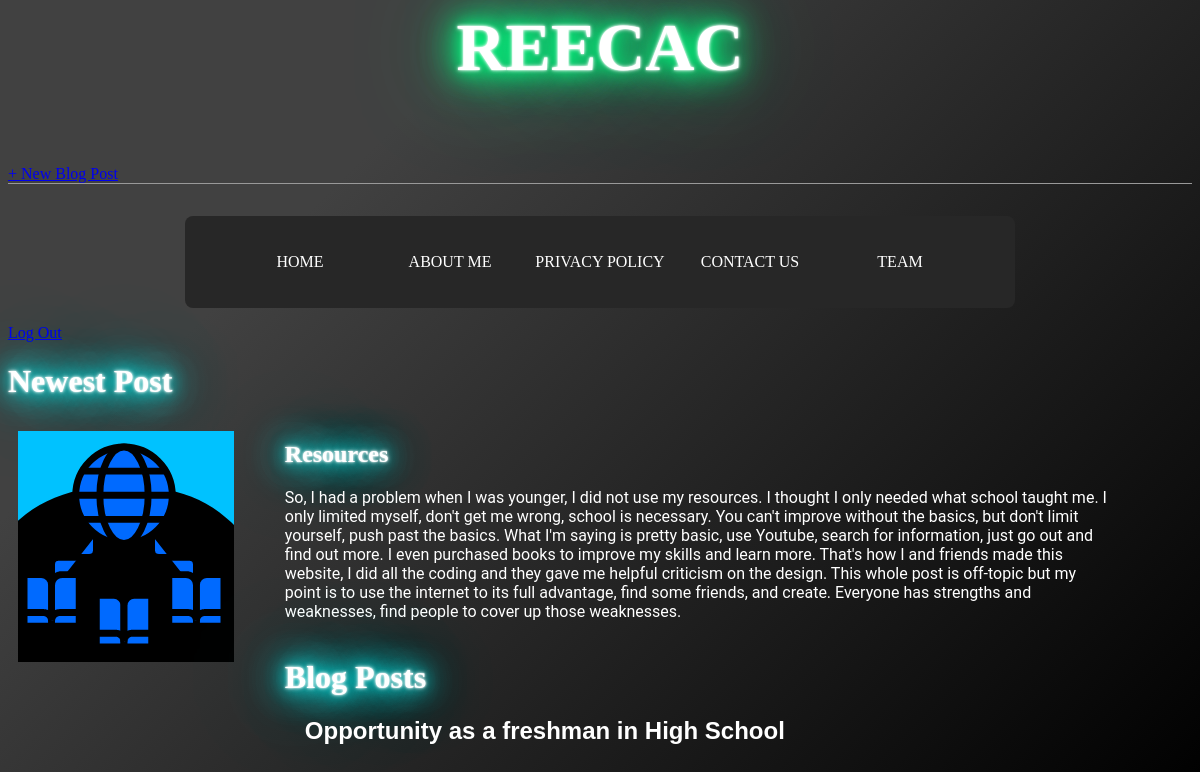
The app's page / (signed in) with its own data.
### blog/models.py (models this page shows, shortened)
class Post(models.Model):
    title = models.CharField(max_length=200)
    author = models.ForeignKey(
        'auth.User',
        on_delete=models.CASCADE,
    )
    body = models.TextField()
    img = models.CharField(max_length=60)

### blog/views.py (the view)
# urls.py: path('', BlogListView.as_view(), name='home'),
class BlogListView(ListView):
    model = Post
    template_name = 'home.html'

### blog/templates/home.html
{% extends 'base.html' %}
{% load static %}
{% block content %}
<h1 class="blue-neon">Newest Post</h1>
{% for post in object_list reversed %}
{% if forloop.first %}
<div class="column-img">
    {% with 'img/'|add:post.img|add:'.PNG' as image_static %}
    <img src="{% static image_static %}"/>
    {% endwith %}
</div>
<div class="column-text">
    <h2 class="blue-neon" style="color:white">{{ post.title }}</h2>
    <p class="body-text">{{ post.body }}</p>
</div>
{% endif %}
{% endfor %}
<div class="column-post">
<h1 class="blue-neon">Blog Posts</h1>
 {% for post in object_list reversed %}
    {% if forloop.first %}
    {% else %}
  <div class="post-entry">
      <h2 style="font-family:arial" class="blog-left"><a href="{% url 'post_detail' post.pk %}">{{ post.title }}</a></h2>
  </div>
    {% endif %}
 {% endfor %}
</div>
{% endblock content %}

### blog/static/css/base.css (style rules this page uses)
body { background-color: #000000; background-image: linear-gradient(315deg, #000000 0%, #414141 74%); }
.column-img { width: 20%; float: left; padding: 10px; }
.column-text { float: left; width: 70%; padding-left: 20px; padding-right: 20px; }
.column-post { float: left; padding-left: 20px; }
h1 { color: white; }
.body-text { font-family: roboto; color: white; }
.post-entry { margin-bottom: 2rem; }
.post-entry h2 { margin: 0.5rem 0; }
.post-entry h2 a, .post-entry h2 a:visited { color: white; text-decoration: none; }
.blog-left { padding-left: 20px; }

### blog/static/css/effects.css (style rules this page uses)
.blue-neon { color: #fff; text-shadow: 0 0 2px #fff, 0 0 4px #fff, 0 0 16px #0ff, 0 0 32px #0ff, 0 0 42px #0ff, 0 0 52px #0ff, 0 0 102px #0ff; }

### records on screen
Post: title "Resources", body "So, I had a problem when I was younger, I did not use my resources. I thought I only needed what school taught me. I only limited myself, don't get me wrong, school is necessary. You can't improve without the basics, but don't limit yourself, push past the basics. What I'm saying is pretty basic, use Youtube, search for information, just go out and find out more. I even purchased books to improve my skills and learn more. That's how I and friends made this website, I did all the coding and they gave me helpful criticism on the design. This whole post is off-topic but my point is to use the internet to its full advantage, find some friends, and create. Everyone has strengths and weaknesses,…"
Post: title "Opportunity as a freshman in High School"
